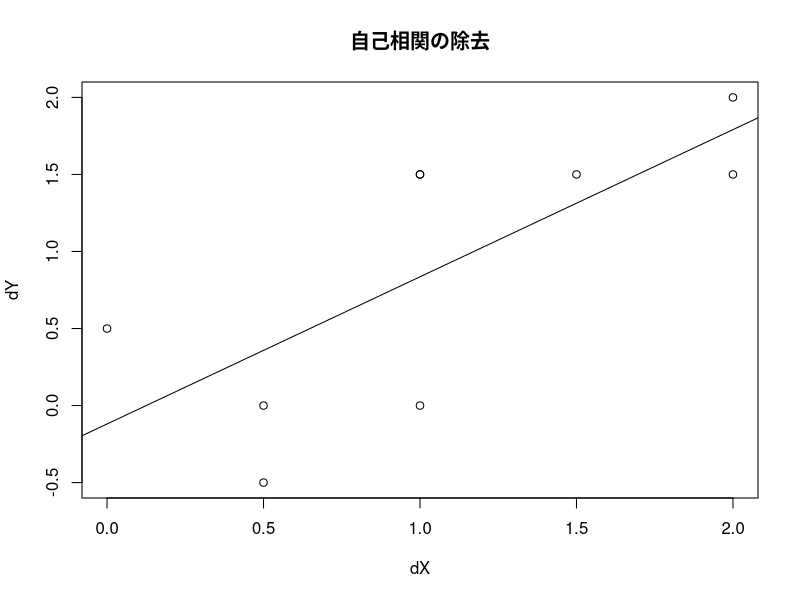

Write the R code that produced this figure.
data1 <- read.table("examples//k0503.csv",header = TRUE, sep =",")
data1
plot(data1$dX, data1$dY,xlab="dX",ylab="dY",main="自己相関の除去")
fm <- lm(dY ~ dX, data = data1)
abline(fm)
summary(fm)
library(lmtest)
dwtest(fm)